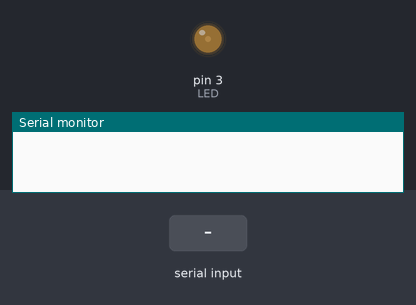
This sketch was run on a simulated Arduino Uno, built with avr-gcc and run on an emulated ATmega328P. Shown: output pins drawn as LEDs (lit = HIGH), the last lines printed to the serial monitor. The test bench sets the inputs (shaded band).

Above: at 1.2 s.
1.3 s: "90,45\n" received over Serial
At 1.49 s:
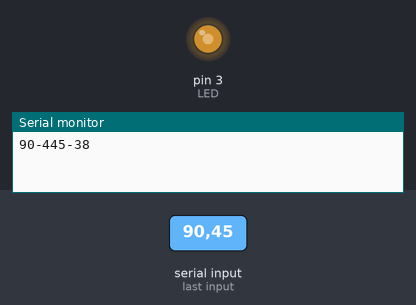
4.3 s: "30,150\n" received over Serial
At 4.49 s:
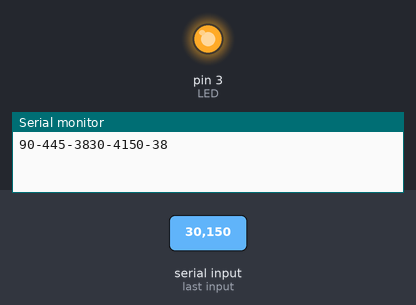
Timing chart, 0 to 7.3 s (numbered marks = the images above; inputs shaded):
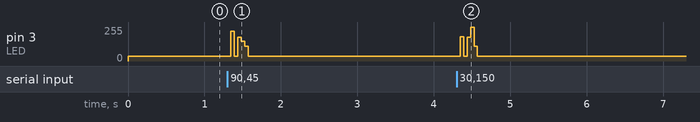

The sketch:

test_transmitter.ino
```cpp
int LED = 3;
int brightness = 220;
int delta = 35;
long wait = 330;
long finish = 3125;
long prevTime = 0;
long startTime = prevTime;
int i = 0;
char msg;

void setup() {

  pinMode(LED, OUTPUT);
  Serial.begin(9600);
  analogWrite(LED, 35);
}

void loop() {

  if(Serial.available()){ // only send data back if data has been sent
    delay(45);
    msg = Serial.read();
    Serial.print(int(msg)-48);
    analogWrite(LED, ((int(msg) - 48) * brightness) + delta);
  }
  else{
    analogWrite(LED, delta);
  }
 }
```
